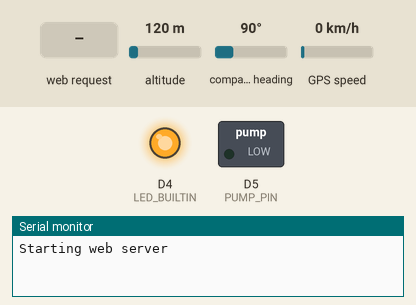
Recording of a sketch running on a simulated ESP8266 (NodeMCU). Shown: switched loads named in the sketch (green lamp = pin HIGH), output pins drawn as LEDs (lit = HIGH, except the on-board LED, lit = LOW), the last lines printed to the serial monitor. Dashed ring = blinking. The inputs (shaded band) are chosen by the test bench; at power-on: altitude 120 m, compass heading 90°, GPS speed 0 km/h. WiFi joins after 1.5 s; servers stay silent unless stated; EEPROM starts erased; the GPS gets a fix after 3 s at 37.7749, -122.4194 with 8 satellites.

Above: at 0.1 s.
At 0.7 s:
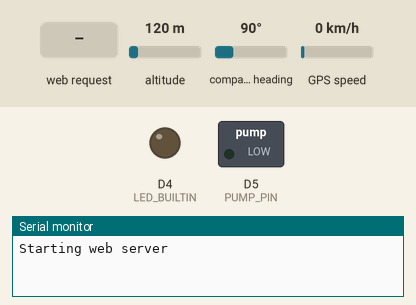
At 2.12 s:
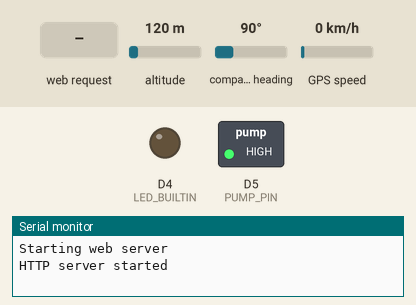
2.5 s: HTTP request GET / received
Timing chart, 0 to 12.0 s (numbered marks = the images above; inputs shaded):
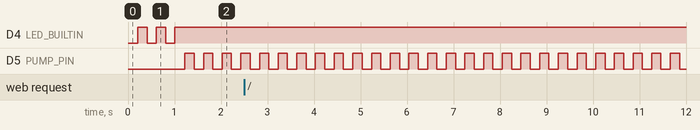

Measured:
- by itself, D5 (PUMP_PIN): alternates HIGH for 0.20 s and LOW for 0.20 s

The sketch:

gps-oiler.ino
```cpp
//Warning! Use fast UART speed at least 19200, but 115200 is better.
//otherwise uart buffer will overfill and it will loose position from time to time.

// defining ACCESS_POINT will activate access point + captive portal
#define ACCESS_POINT

#ifdef ACCESS_POINT
  #include <ESP8266WiFi.h>
  #include <DNSServer.h>
#else
  #include <ESP8266WiFiMulti.h>
  ESP8266WiFiMulti WiFiMulti;
#endif


#include <ESP8266WebServer.h>
#include <EEPROM.h>
#include <SoftwareSerial.h>
#include <TinyGPS.h>

#define PUMP_PIN D5
SoftwareSerial gpsSerial(D6, D8);  //  RX, TX
TinyGPS gps; // create gps object


/* Put your SSID & Password */
#ifdef ACCESS_POINT
  const char* ssid = "moto_access_point";  // Enter SSID here
  const char* password = "my_password";  //Enter Password here

  const byte DNS_PORT = 53;
  IPAddress apIP(192, 168, 1, 1);
  DNSServer dnsServer;
#else
  const char* ssid = "my_home_or_mobile_AP";  // Enter SSID here
  const char* password = "password";
#endif

#define OIL_RECORD_COUNT 5

String responseHTML = ""
  "<!DOCTYPE html><html><head><title>CaptivePortal</title></head><body>"
  "<h1>Hello World!</h1><p>This is a captive portal example. All requests will "
  "be redirected here.</p></body></html>";

void blink(int cnt, int length1, int length2){
  for(int i=0;i<cnt;i++){
    digitalWrite(LED_BUILTIN, LOW);
    delay(length1);
    digitalWrite(LED_BUILTIN, HIGH);
    delay(length2);
  }
}

class Oil_record_t { // its a definition of oiling. There are OIL_RECORD_COUNT = 5 of them. "Usual", "Rain", "Sand" and so on.
  private:
    String name;

  public:
    int pump_distance; // one pump impulse per pump_distance meters
    String get_name(){
      return name;
    }
    void set_name(String new_name){
      name = new_name;
    }
    Oil_record_t(){
      pump_distance = 999999;
      name = "";
    }
};

// time of pump impulses in ms.
#define PUMP_ON_TIME 200
#define PUMP_OFF_TIME 200

Oil_record_t oil_records[OIL_RECORD_COUNT];

// default parameters
int settings_min_speed = 50; // min speed km/h for oiling. If speed is lower, oiling is suspended.
int settings_min_distance = 2000; // min distance from garage to start oiling
int settings_oiling_period_secs_no_gps = 60;
int settings_oiling_start_secs_no_gps = 300;
float settings_lat = 50.000000; // garage GPS
float settings_lon = 20.000000; // garage GPS

// variables
unsigned long last_oiling_millis_no_gps = 0;
unsigned long last_gps_present_millis = 0; // to start oiling if no gps signal
float gps_lat = 0;
float gps_lon = 0;
float gps_speed = 0;
float gps_hdop = 0;
unsigned long gps_chars = 0;
unsigned short gps_sentences = 0;
unsigned short gps_failed = 0;
int gps_satellites = TinyGPS::GPS_INVALID_SATELLITES;

int active_row = 3;
int pumps_left = 0;
float distance_since_last_pump;
unsigned long last_pump_millis = 0;
unsigned long next_pump_millis = 0;

void load_settings_from_eeprom(){
  EEPROM.begin(512);
  int addr = 0;
  EEPROM.get(addr,settings_min_speed);
  addr += sizeof(settings_min_speed);
  EEPROM.get(addr,settings_min_distance);
  addr += sizeof(settings_min_distance);
  EEPROM.get(addr,settings_lat);
  addr += sizeof(settings_lat);
  EEPROM.get(addr,settings_lon);
  addr += sizeof(settings_lon);
  EEPROM.get(addr,settings_oiling_period_secs_no_gps);
  addr += sizeof(settings_oiling_period_secs_no_gps);
  for (int i=0;i<OIL_RECORD_COUNT;i++){
    EEPROM.get(addr,oil_records[i].pump_distance);
    addr += sizeof(oil_records[i].pump_distance);
  }
  EEPROM.get(addr,settings_oiling_start_secs_no_gps);
  addr += sizeof(settings_oiling_start_secs_no_gps);
  oil_records[0].pump_distance = 0;
  oil_records[OIL_RECORD_COUNT-1].pump_distance = 999999;
  EEPROM.get(addr,active_row);
  if (active_row >4 | active_row<0)
    active_row = 1;
  addr += sizeof(active_row);
}

void save_settings_to_eeprom(){
  EEPROM.begin(512);
  int addr = 0;
  EEPROM.put(addr,settings_min_speed);
  addr += sizeof(settings_min_speed);
  EEPROM.put(addr,settings_min_distance);
  addr += sizeof(settings_min_distance);
  EEPROM.put(addr,settings_lat);
  addr += sizeof(settings_lat);
  EEPROM.put(addr,settings_lon);
  addr += sizeof(settings_lon);
  EEPROM.put(addr,settings_oiling_period_secs_no_gps);
  addr += sizeof(settings_oiling_period_secs_no_gps);
  for (int i=0;i<OIL_RECORD_COUNT;i++){
    EEPROM.put(addr,oil_records[i].pump_distance);
    addr += sizeof(oil_records[i].pump_distance);
  }
  EEPROM.put(addr,settings_oiling_start_secs_no_gps);
  addr += sizeof(settings_oiling_start_secs_no_gps);
  EEPROM.put(addr,active_row);
  addr += sizeof(active_row);
  EEPROM.commit();
}

void init_oil_records(){
  oil_records[0].set_name("Pumping");
  oil_records[0].pump_distance = 0;
  oil_records[1].set_name("Usual");
  oil_records[1].pump_distance = 1000;
  oil_records[2].set_name("Sand");
  oil_records[2].pump_distance = 200;
  oil_records[3].set_name("Rain");
  oil_records[3].pump_distance = 500;
  oil_records[4].set_name("Stop");
  oil_records[4].pump_distance = 999999;
}

void init_wifi(){
#ifdef ACCESS_POINT
//  delay(1000);
//  IPAddress local_ip(192,168,1,1);
//  IPAddress gateway(192,168,1,1);
//  IPAddress subnet(255,255,255,0);
//  Serial.print("Configuring access point...");

  WiFi.mode(WIFI_AP);
  WiFi.softAPConfig(apIP, apIP, IPAddress(255, 255, 255, 0));
  WiFi.softAP(ssid, password);

  // if DNSServer is started with "*" for domain name, it will reply with
  // provided IP to all DNS request
  dnsServer.start(DNS_PORT, "*", apIP);

#else
  delay(1000);

  WiFiMulti.addAP(ssid, password);
  Serial.println();
  Serial.println();
  Serial.print("Wait for WiFi... ");
//  WiFi.begin ( ssid, password );

//  blinking while connecting to wifi
  while(WiFiMulti.run() != WL_CONNECTED) {
    delay ( 500 );
    Serial.print ( "." );
    digitalWrite(LED_BUILTIN, LOW);
    delay(40);
    digitalWrite(LED_BUILTIN, HIGH);
  }
  Serial.println("");
  Serial.println("WiFi connected");
  Serial.print("IP address: ");
  Serial.println(WiFi.localIP());
  delay(500);
#endif
}

String get_row(uint8_t index, uint8_t active_index){ // returns html part for one row in the table of oiler settings
  String name;
  String cnt;
  String action;
  if (active_index>=OIL_RECORD_COUNT){
    return "Error!";
  }
    name = oil_records[index].get_name();
  if (oil_records[index].pump_distance == 0){
    cnt = "all the time";
  } else if (oil_records[index].pump_distance == 999999){
    cnt = "no pumping";
  } else
    cnt = "<input type=\"text\" size=\"5\" value=\""+ String(oil_records[index].pump_distance) + "\" name=\"v"+ String(index)+ "\"/> ";
  if (index == active_index)
    action = "<b><font color=\"green\">Active</font></b>";
  else
    action = "<button type=\"submit\" name=\"action\" value=\"v" + String(index) + "\">Save & Activate</button>";
  return "<tr><td>" + name + "</td><td>" + cnt + "</td><td>" + action + "</td></tr>";
}

ESP8266WebServer server(80);

void handle_OnConnect() { // processing http request
  Serial.println("Onconnect()");
  bool save = false;
  for (int i = 0; i < server.args(); i++) { // parameters
    save = true;
    String arg_name = server.argName(i);
    int int_value = server.arg(i).toInt();
    float float_value = server.arg(i).toFloat();
    if (arg_name == "v1"){
        oil_records[1].pump_distance = int_value;
    } else if (arg_name == "v2"){
        oil_records[2].pump_distance = int_value;
    } else if (arg_name == "v3"){
        oil_records[3].pump_distance = int_value;
    } else if (arg_name == "min_speed"){
        settings_min_speed = int_value;
    } else if (arg_name == "distance1"){
        settings_min_distance = int_value;
    } else if (arg_name == "lat"){
        settings_lat = float_value;
    } else if (arg_name == "lon"){
        settings_lon = float_value;
    } else if (arg_name == "settings_oiling_period_secs_no_gps"){
        settings_oiling_period_secs_no_gps = int_value;
    } else if (arg_name == "settings_oiling_start_secs_no_gps"){
        settings_oiling_start_secs_no_gps = int_value;
    } else if (arg_name == "action"){
      if (server.arg(i) == "v0"){
        active_row = 0;
        pumps_left = 100;
      } else if (server.arg(i) == "v1"){
        pumps_left = 0;
        active_row = 1;
      } else if (server.arg(i) == "v2"){
        pumps_left = 0;
        active_row = 2;
      } else if (server.arg(i) == "v3"){
        pumps_left = 0;
        active_row = 3;
      } else if (server.arg(i) == "v4"){
        pumps_left = 0;
        active_row = 4;
      }
    }
  }
  if (save){
    save_settings_to_eeprom();
    server.sendHeader("Location", String("/"), true);
    server.send ( 302, "text/plain", "");
  } else
    server.send(200, "text/html", SendHTML());
}

void handle_NotFound(){
  server.send(404, "text/plain", "Not found");
}

String SendHTML(){
  Serial.println("sendHTML()");

  String head = "<html>\
<head>\
<title>Chain oiler</title>\
  <style type=\"text/css\">\
   .btn { \
    font-size: 120%; \
    font-family: Verdana, Arial, Helvetica, sans-serif; \
    color: #336; \
    border-color: #e38d13;\
   }\
  </style>\
</head>\
<body>\n";
  String pump_info = "Pump left:" + String(pumps_left)+"<br>";
  String gps_info = "Satellites: " + String(gps_satellites) + " PREC:"+ String(gps_hdop,3) + " CHARS:" + String(gps_chars) + " SENTENCES:" + String(gps_sentences)+ " CSUM ERR=" + String(gps_failed) + "<BR>\n";
  String gps_pos = "Current GPS position: "+ String(gps_lat, 7) +" "+String(gps_lon, 7)+" . Speed:"+ String(gps_speed) +" Distance to garage is "+
  String(TinyGPS::distance_between(gps_lat, gps_lon, settings_lat, settings_lon)) +" meters. <br>"+
  "Distance from last pump:"+String(distance_since_last_pump)+"<br>"+
  "Last GPS signal received " + String((millis() - last_gps_present_millis) / 1000) +" seconds ago. Last no GPS oiling "+
  String((millis() - last_oiling_millis_no_gps) / 1000)+" seconds ago.<br>";
  String form_start = "<form name=\"test\" method=\"GET\" action=\"/\">\
<table border=\"1\">\
  <tr>\
  <td>Name</td><td>Pump each meters</td><td>Action</td>\
  </tr>";
  String table = "";
  for (uint8_t i=0; i<OIL_RECORD_COUNT; i++){
    table += get_row(i,active_row);
  }
  table += "\n</table><br>";

  String min_speed = "Minimum speed for oiling: <input type=\"text\" size=\"5\" value=\""+ String(settings_min_speed) +"\" name=\"min_speed\"/> km/h";
  String dont_oil = "<p><b>Don't oil near within <input type=\"text\" size=\"5\" value=\""+ String(settings_min_distance)+
    "\" name=\"distance1\"/> meters from <input type=\"text\" size=\"8\" value=\""+ String(settings_lat, 7)+
    "\" name=\"lat\" /> <input type=\"text\" size=\"8\" value=\""+ String(settings_lon, 7) +"\" name=\"lon\" /></b></p>";
  String no_gps = "<p>Start oiling after <input type=\"text\" size=\"5\" value=\""+ String(settings_oiling_start_secs_no_gps)+ "\" name=\"settings_oiling_start_secs_no_gps\"/> secs of no GPS signal."+
    " Oil every <input type=\"text\" size=\"5\" value=\""+ String(settings_oiling_period_secs_no_gps)+"\" name=\"settings_oiling_period_secs_no_gps\"/> secs<br>\n";
  String end_html = "  <button type=\"submit\" name=\"action\" value=\"Save\">Save</button>\
</form>\
</body></html>";
  return head + pump_info + gps_info + gps_pos + form_start + table + min_speed + dont_oil + no_gps +
//  "active_row:" + String(active_row) + " next_pump_millis:" + String(next_pump_millis) + " last_pump_millis" + String(last_pump_millis)+
  end_html;
}

void setup() {
  pinMode(PUMP_PIN, OUTPUT);
  digitalWrite(PUMP_PIN, LOW);

  pinMode(LED_BUILTIN, OUTPUT);
  Serial.begin(115200);
  delay(10);

  init_wifi();
  Serial.println("Starting web server");

  init_oil_records();
  load_settings_from_eeprom();

  blink(3,200,200);

  server.on("/", handle_OnConnect);

  server.onNotFound([]() {
//    server.send(200, "text/html", responseHTML);
    server.sendHeader("Location", String("http://moto/"), true);
    server.send ( 302, "text/plain", "");
  });

  server.begin();
  Serial.println("HTTP server started");

}

void read_gps_data(){
  float lat = 0,lon = 0; // create variable for latitude and longitude object

  while(gpsSerial.available()){ // check for gps data
    uint8_t ch = gpsSerial.read();
//    Serial.print((char)ch);
    if(gps.encode(ch))// encode gps data
    {
      unsigned long age;
      gps.f_get_position(&lat,&lon, &age); // get latitude and longitude
      if (lat != TinyGPS::GPS_INVALID_F_ANGLE & lon != TinyGPS::GPS_INVALID_F_ANGLE & (gps_lat != lat | gps_lon != lon)){
        if (gps_lat != 0 & gps_lon != 0)
          distance_since_last_pump += TinyGPS::distance_between(gps_lat, gps_lon, lat, lon);
        gps_lat = lat;
        gps_lon = lon;
        gps_speed = gps.f_speed_kmph();
        gps_hdop = gps.hdop();
        last_oiling_millis_no_gps = millis();
        last_gps_present_millis = millis();
      }
    }
  }
  gps_satellites = gps.satellites();
  gps.stats(&gps_chars, &gps_sentences, &gps_failed);
}

bool is_pump_available(){ // can pump ?
  if (pumps_left == 0)
    return false;
  if (active_row == 4)
    return false;
  if (active_row == 0)
    return true;

  if (millis() > last_gps_present_millis + settings_oiling_start_secs_no_gps * 1000) //no GPS signal
    return true;

//GPS signal present
  if (gps_speed < settings_min_speed)
    return false;
  if (TinyGPS::distance_between(gps_lat, gps_lon, settings_lat, settings_lon) < settings_min_distance)
    return false;
  return true;
}

void set_pump_pin(){ // function is executed frequently and set pump pin to appropriate level.
  unsigned long curr_time = millis();
  if (next_pump_millis>0 & last_pump_millis != next_pump_millis & next_pump_millis<=curr_time){ // tast to pump is set and we should start
    last_pump_millis = curr_time;
    next_pump_millis = last_pump_millis;
    digitalWrite(PUMP_PIN, HIGH);
  }
  if (next_pump_millis>0 & last_pump_millis == next_pump_millis &  next_pump_millis + PUMP_ON_TIME <= curr_time ){ // tast to pump is set and we should stop
    next_pump_millis = 0;
    digitalWrite(PUMP_PIN, LOW);
  }

  if (next_pump_millis == 0 & last_pump_millis + PUMP_ON_TIME + PUMP_OFF_TIME <=curr_time){
    if (is_pump_available()){
      next_pump_millis = curr_time;
      pumps_left--;
    }
  }
}


void add_pump_if_needed(){
  if (millis() > last_gps_present_millis + settings_oiling_start_secs_no_gps * 1000 & millis() > last_oiling_millis_no_gps + settings_oiling_period_secs_no_gps * 1000){
    last_oiling_millis_no_gps = millis();
    pumps_left++;
  }

  if (active_row !=0 & active_row != 4 & distance_since_last_pump > oil_records[active_row].pump_distance){
    pumps_left++;
    distance_since_last_pump = distance_since_last_pump - oil_records[active_row].pump_distance;
  }
}

void loop() {
#ifdef ACCESS_POINT
  dnsServer.processNextRequest();
#endif
  server.handleClient();
  read_gps_data();
  set_pump_pin();
  add_pump_if_needed();
}
```
